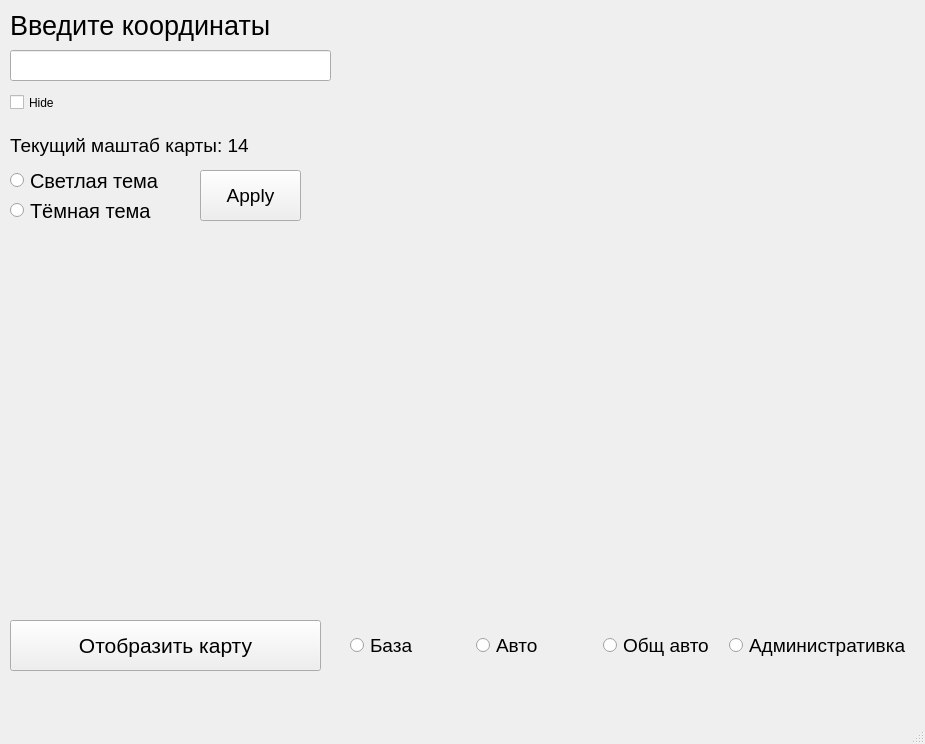
<?xml version="1.0" encoding="UTF-8"?>
<ui version="4.0">
 <class>MainWindow</class>
 <widget class="QMainWindow" name="MainWindow">
  <property name="geometry">
   <rect>
    <x>0</x>
    <y>0</y>
    <width>925</width>
    <height>744</height>
   </rect>
  </property>
  <property name="windowTitle">
   <string>MainWindow</string>
  </property>
  <widget class="QWidget" name="centralwidget">
   <widget class="QLabel" name="map_field_lbl">
    <property name="geometry">
     <rect>
      <x>350</x>
      <y>30</y>
      <width>541</width>
      <height>581</height>
     </rect>
    </property>
    <property name="text">
     <string/>
    </property>
   </widget>
   <widget class="QLabel" name="pls_coordinates_lbl">
    <property name="geometry">
     <rect>
      <x>10</x>
      <y>10</y>
      <width>281</width>
      <height>31</height>
     </rect>
    </property>
    <property name="font">
     <font>
      <pointsize>20</pointsize>
     </font>
    </property>
    <property name="text">
     <string>Введите координаты</string>
    </property>
   </widget>
   <widget class="QLineEdit" name="get_coord_led">
    <property name="geometry">
     <rect>
      <x>10</x>
      <y>50</y>
      <width>321</width>
      <height>31</height>
     </rect>
    </property>
   </widget>
   <widget class="QPushButton" name="display_btn">
    <property name="geometry">
     <rect>
      <x>10</x>
      <y>620</y>
      <width>311</width>
      <height>51</height>
     </rect>
    </property>
    <property name="font">
     <font>
      <pointsize>16</pointsize>
     </font>
    </property>
    <property name="text">
     <string>Отобразить карту</string>
    </property>
   </widget>
   <widget class="QCheckBox" name="get_coord_led_chb">
    <property name="geometry">
     <rect>
      <x>10</x>
      <y>90</y>
      <width>61</width>
      <height>25</height>
     </rect>
    </property>
    <property name="text">
     <string>Hide </string>
    </property>
   </widget>
   <widget class="QLabel" name="current_scale_lbl">
    <property name="geometry">
     <rect>
      <x>10</x>
      <y>130</y>
      <width>311</width>
      <height>31</height>
     </rect>
    </property>
    <property name="font">
     <font>
      <pointsize>14</pointsize>
     </font>
    </property>
    <property name="text">
     <string>Текущий маштаб карты: 14</string>
    </property>
   </widget>
   <widget class="QRadioButton" name="light_theme_rbt">
    <property name="geometry">
     <rect>
      <x>10</x>
      <y>170</y>
      <width>251</width>
      <height>21</height>
     </rect>
    </property>
    <property name="font">
     <font>
      <pointsize>15</pointsize>
     </font>
    </property>
    <property name="text">
     <string>Светлая тема</string>
    </property>
   </widget>
   <widget class="QRadioButton" name="dark_theme_rbt">
    <property name="geometry">
     <rect>
      <x>10</x>
      <y>200</y>
      <width>251</width>
      <height>21</height>
     </rect>
    </property>
    <property name="font">
     <font>
      <pointsize>15</pointsize>
     </font>
    </property>
    <property name="text">
     <string>Тёмная тема</string>
    </property>
   </widget>
   <widget class="QPushButton" name="apply_them_btn">
    <property name="geometry">
     <rect>
      <x>200</x>
      <y>170</y>
      <width>101</width>
      <height>51</height>
     </rect>
    </property>
    <property name="font">
     <font>
      <pointsize>14</pointsize>
     </font>
    </property>
    <property name="text">
     <string>Apply</string>
    </property>
   </widget>
   <widget class="QWidget" name="horizontalLayoutWidget">
    <property name="geometry">
     <rect>
      <x>350</x>
      <y>620</y>
      <width>561</width>
      <height>51</height>
     </rect>
    </property>
    <layout class="QHBoxLayout" name="map_type_layout">
     <item>
      <widget class="QRadioButton" name="base_rbt">
       <property name="font">
        <font>
         <pointsize>14</pointsize>
        </font>
       </property>
       <property name="text">
        <string>База</string>
       </property>
      </widget>
     </item>
     <item>
      <widget class="QRadioButton" name="car_rbt">
       <property name="font">
        <font>
         <pointsize>14</pointsize>
        </font>
       </property>
       <property name="text">
        <string>Авто</string>
       </property>
      </widget>
     </item>
     <item>
      <widget class="QRadioButton" name="public_car_rbt">
       <property name="font">
        <font>
         <pointsize>14</pointsize>
        </font>
       </property>
       <property name="text">
        <string>Общ авто</string>
       </property>
      </widget>
     </item>
     <item>
      <widget class="QRadioButton" name="admin_rbt">
       <property name="font">
        <font>
         <pointsize>14</pointsize>
        </font>
       </property>
       <property name="text">
        <string>Административка</string>
       </property>
      </widget>
     </item>
    </layout>
   </widget>
  </widget>
  <widget class="QMenuBar" name="menubar">
   <property name="geometry">
    <rect>
     <x>0</x>
     <y>0</y>
     <width>925</width>
     <height>26</height>
    </rect>
   </property>
  </widget>
  <widget class="QStatusBar" name="statusbar"/>
 </widget>
 <resources/>
 <connections/>
</ui>
